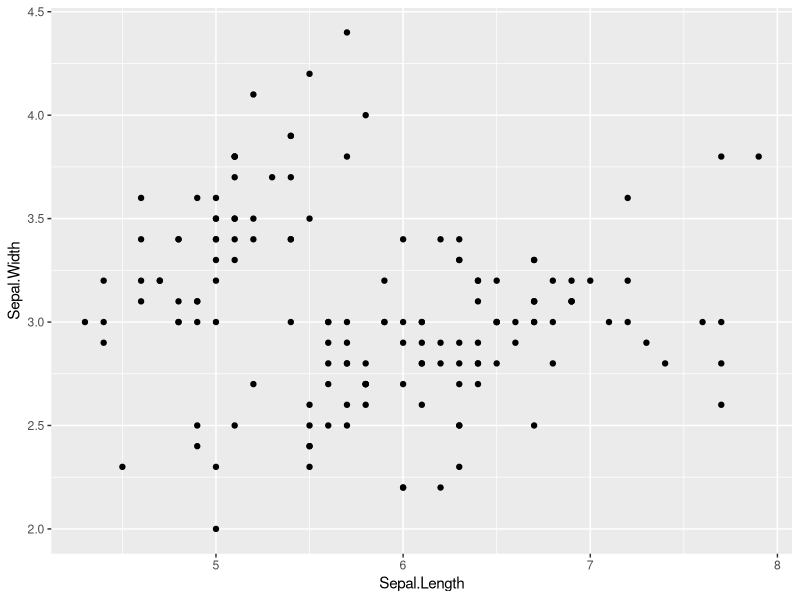
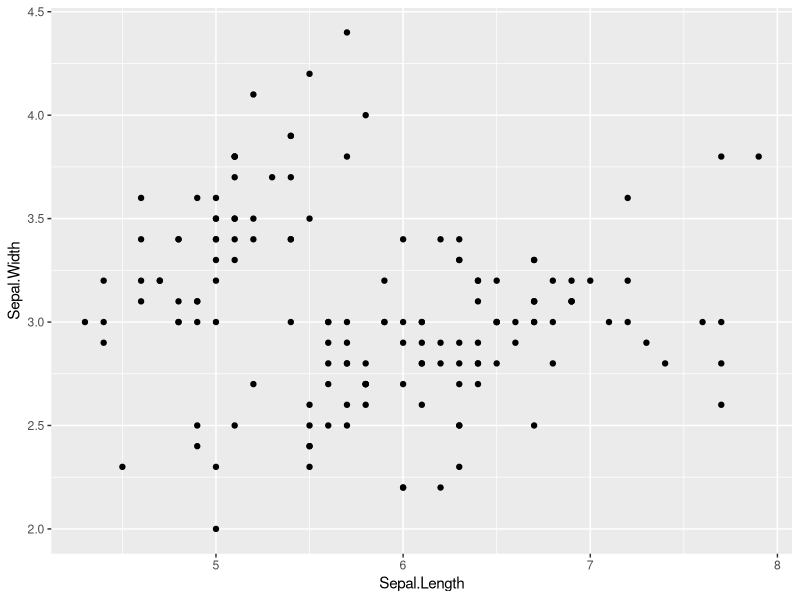
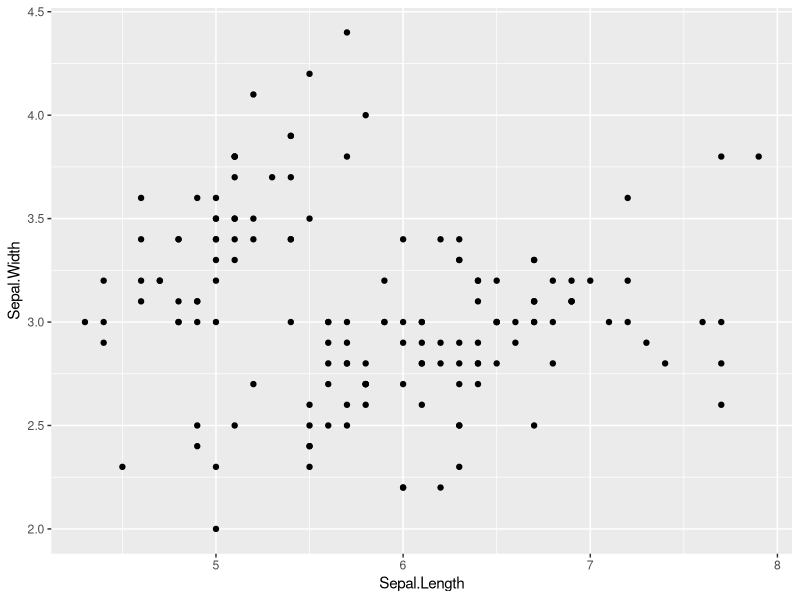
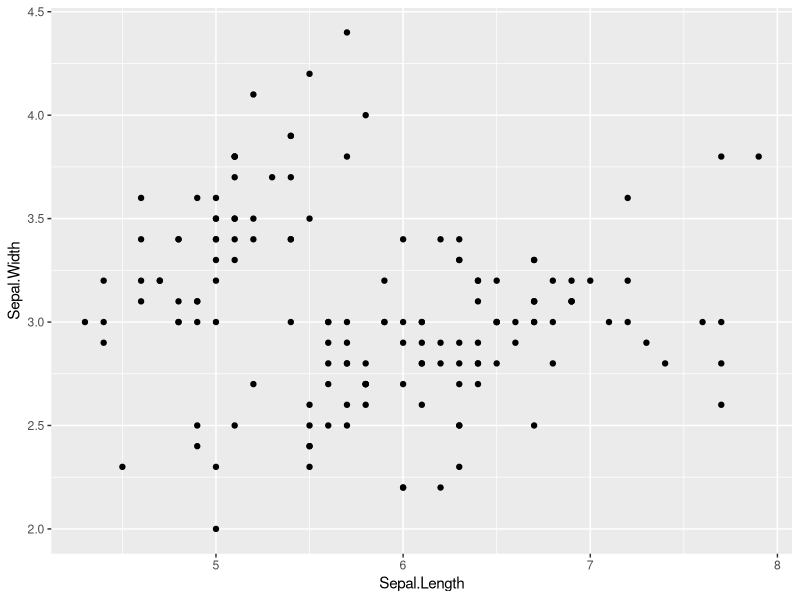

The R script that drew these images, in order: (Note: this script raises an error after producing the figures.)
## ---- chunk 1
knitr::opts_chunk$set(echo = TRUE)
## ---- chunk 2
set.seed(20205)
x <- rnorm(10)
summary(x)

## ---- chunk 3
set.seed(20205)
x <- rnorm(10)
summary(x)

## ---- chunk 4
set.seed(20205)
x <- rnorm(10)
summary(x)
## ---- chunk 5
library(tidyverse)
qplot(data=iris, x=Sepal.Length, y=Sepal.Width, geom="point")
## ---- chunk 6

qplot(data=iris, x=Sepal.Length, y=Sepal.Width, geom="point")
## ---- chunk 7

qplot(data=iris, x=Sepal.Length, y=Sepal.Width, geom="point")
## ---- chunk 8

qplot(data=iris, x=Sepal.Length, y=Sepal.Width, geom="point")
## ---- chunk 9
library(knitr)
kable(iris[1:5,], caption="A knitr kable 1")

## ---- chunk 10
id <- c(1, 2, 3)
Grade <- c("A", "B", "C")
df <- data.frame(id=id, Grade=Grade)
kable(df, caption="Table 1: Grades")
## ---- chunk 11
kable(summary(iris), caption="A knitr kable 2")

## ---- chunk 12
knitr::include_graphics("img.png")
## ---- chunk 13
library(here)
knitr::include_graphics(here("rmarkdown", "fig", "sy1.jpg"))

## ---- chunk 14
knitr::include_graphics("fig/sy1.jpg")

